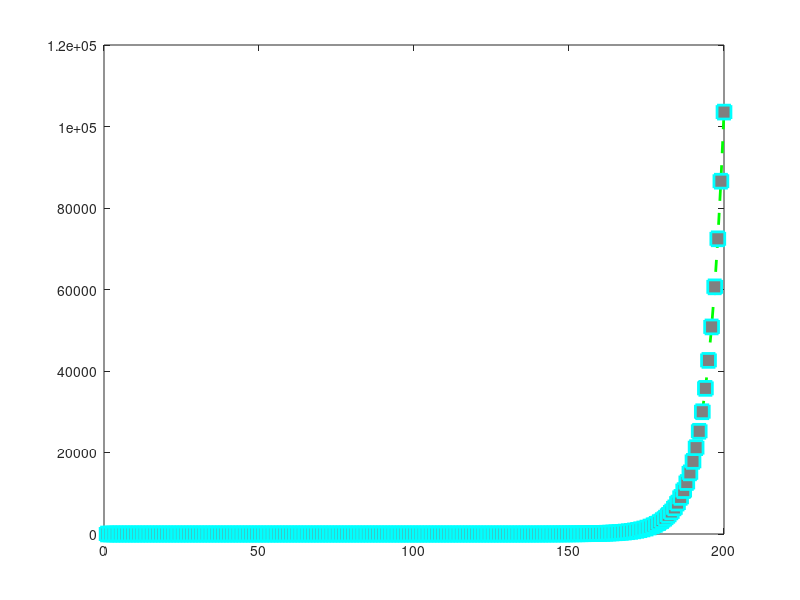
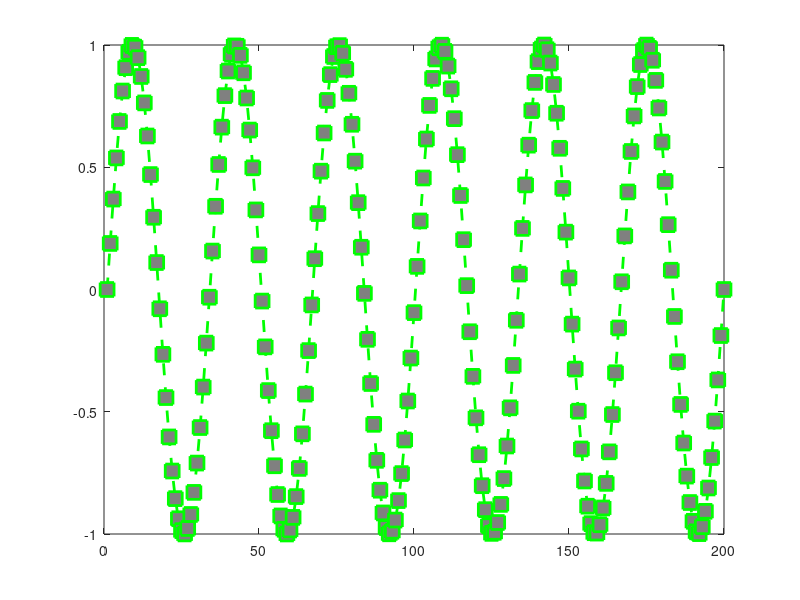
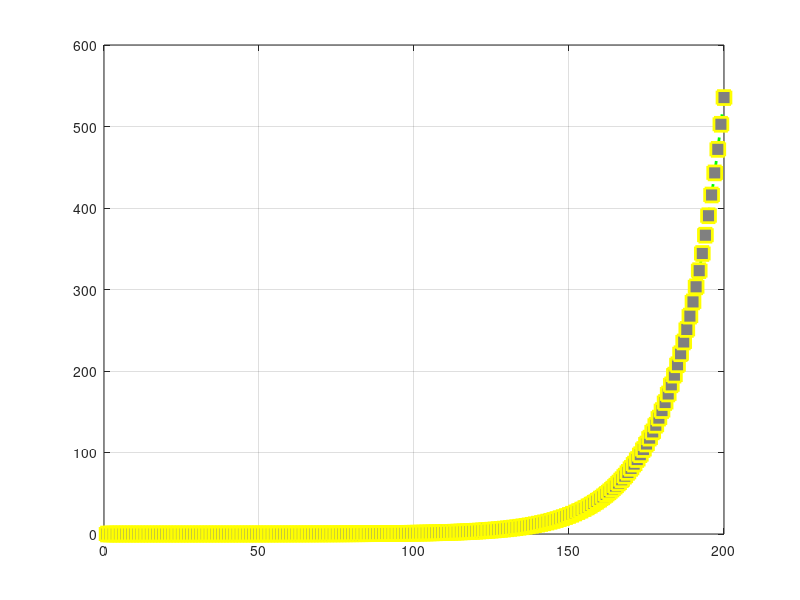
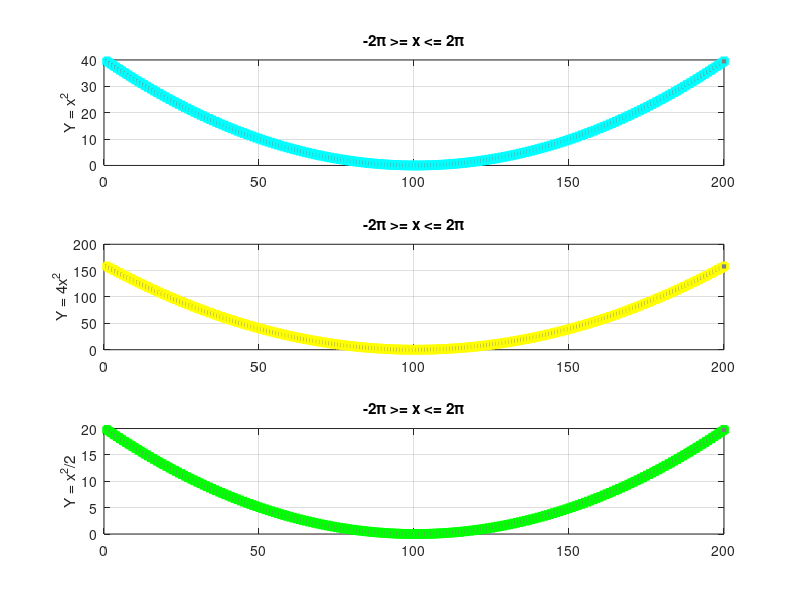

The MATLAB source for these figures, in order:
%Numero 3
x = linspace(-2*pi,2*pi,200);

%Grafica 3.1
Y = abs(power(x,x)-4);
plot(Y,'--gs',...
    'LineWidth',2,...
    'MarkerSize',10,...
    'MarkerEdgeColor','c',...
    'MarkerFaceColor',[0.5,0.5,0.5])
figure;

%Grafica 3.2
Y = sin(3*x);
plot(Y,'--gs',...
    'LineWidth',2,...
    'MarkerSize',10,...
    'MarkerEdgeColor','g',...
    'MarkerFaceColor',[0.5,0.5,0.5])
figure;

%Grafica 3.3
Y = exp(x);
plot(Y,'--gs',...
    'LineWidth',2,...
    'MarkerSize',10,...
    'MarkerEdgeColor','y',...
    'MarkerFaceColor',[0.5,0.5,0.5])
grid on;
figure;

%Numero 4
%Grafica 4.1
subplot (3,1,1);
Y = power(x,2);

plot(Y,'--gs',...
    'LineWidth',2,...	
    'MarkerSize',5,...
    'MarkerEdgeColor','c',...
    'MarkerFaceColor',[0.5,0.5,0.5])
title('-2\pi >= x <= 2\pi');
ylabel('Y = x^2');
grid on;

%Grafica 4.2
subplot (3,1,2);
Y = 4*Y;
plot(Y,'--gs',...
    'LineWidth',2,...	
    'MarkerSize',5,...
    'MarkerEdgeColor','y',...
    'MarkerFaceColor',[0.5,0.5,0.5])
ylabel('Y = 4x^2');
title('-2\pi >= x <= 2\pi');
grid on;

%Grafica 4.3
subplot (3,1,3);
Y = Y/8;
plot(Y,'--gs',...
    'LineWidth',2,...	
    'MarkerSize',5,...
    'MarkerEdgeColor','g',...
    'MarkerFaceColor',[0.5,0.5,0.5])
ylabel('Y = x^2/2');
title('-2\pi >= x <= 2\pi');
grid on;
figure

%Numero 5
%Grafica 5.1.1
subplot (2,3,1);
Y = abs(power(x,x)-4);
plot(Y,'--gs',...
'LineWidth',2,...
'MarkerSize',5,...
'MarkerEdgeColor','c',...
'MarkerFaceColor',[0.5,0.5,0.5])
ylabel('Y = x^x - 4');
grid on;

%Grafica 5.1.2
subplot (2,3,2);
Y = sin(3*x);
plot(Y,'--gs',...
'LineWidth',2,...
'MarkerSize',5,...
'MarkerEdgeColor','g',...
'MarkerFaceColor',[0.5,0.5,0.5])
ylabel('Y = sin(3x)');
grid on;

%Grafica 5.1.3
subplot (2,3,3);
Y = exp(x);
plot(Y,'--gs',...
    'LineWidth',2,...	
    'MarkerSize',5,...
    'MarkerEdgeColor','y',...
    'MarkerFaceColor',[0.5,0.5,0.5])
ylabel('Y = e^x');
grid on;

%Grafica 5.1.4
subplot (2,3,4);
Y = power(x,2);

plot(Y,'--gs',...
    'LineWidth',2,...	
    'MarkerSize',5,...
    'MarkerEdgeColor','c',...
    'MarkerFaceColor',[0.5,0.5,0.5])
title('-2\pi >= x <= 2\pi');
ylabel('Y = x^2');
grid on;

%Grafica 5.1.5
subplot (2,3,5);
Y = 4*Y;
plot(Y,'--gs',...
    'LineWidth',2,...	
    'MarkerSize',5,...
    'MarkerEdgeColor','g',...
    'MarkerFaceColor',[0.5,0.5,0.5])
ylabel('Y = 4x^2');
title('-2\pi >= x <= 2\pi');
grid on;

%Grafica 5.1.6
subplot (2,3,6);
Y = Y/8;
plot(Y,'--gs',...
    'LineWidth',2,...	
    'MarkerSize',5,...
    'MarkerEdgeColor','y',...
    'MarkerFaceColor',[0.5,0.5,0.5])
ylabel('Y = x^2/2');
title('-2\pi >= x <= 2\pi');
grid on;
figure
%Grafica 5.2.1
subplot (3,2,1);
Y = abs(power(x,x)-4);
plot(Y,'--gs',...
'LineWidth',2,...
'MarkerSize',5,...
'MarkerEdgeColor','c',...
'MarkerFaceColor',[0.5,0.5,0.5])
ylabel('Y = x^x - 4');
grid on;

%Grafica 5.2.2
subplot (3,2,2);
Y = sin(3*x);
plot(Y,'--gs',...
'LineWidth',2,...
'MarkerSize',5,...
'MarkerEdgeColor','c',...
'MarkerFaceColor',[0.5,0.5,0.5])
ylabel('Y = sin(x)');
grid on;

%Grafica 5.2.3
subplot (3,2,3);
Y = exp(x);
plot(Y,'--gs',...
    'LineWidth',2,...	
    'MarkerSize',5,...
    'MarkerEdgeColor','y',...
    'MarkerFaceColor',[0.5,0.5,0.5])
ylabel('Y = e^x');
grid on;

%Grafica 5.2.4
subplot (3,2,4);
Y = power(x,2);

plot(Y,'--gs',...
    'LineWidth',2,...	
    'MarkerSize',5,...
    'MarkerEdgeColor','y',...
    'MarkerFaceColor',[0.5,0.5,0.5])
title('-2\pi >= x <= 2\pi');
ylabel('Y = x^2');
grid on;

%Grafica 5.2.5
subplot (3,2,5);
Y = 4*Y;
plot(Y,'--gs',...
    'LineWidth',2,...	
    'MarkerSize',5,...
    'MarkerEdgeColor','g',...
    'MarkerFaceColor',[0.5,0.5,0.5])
ylabel('Y = 4x^2');
title('-2\pi >= x <= 2\pi');
grid on;

%Grafica 5.2.6
subplot (3,2,6);
Y = Y/8;
plot(Y,'--gs',...
    'LineWidth',2,...	
    'MarkerSize',5,...
    'MarkerEdgeColor','g',...
    'MarkerFaceColor',[0.5,0.5,0.5])
ylabel('Y = x^2/2');
title('-2\pi >= x <= 2\pi');
grid on;


